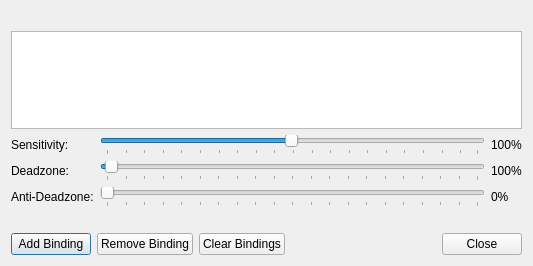
<?xml version="1.0" encoding="UTF-8"?>
<ui version="4.0">
 <class>InputBindingDialog</class>
 <widget class="QDialog" name="InputBindingDialog">
  <property name="windowModality">
   <enum>Qt::WindowModality::WindowModal</enum>
  </property>
  <property name="geometry">
   <rect>
    <x>0</x>
    <y>0</y>
    <width>533</width>
    <height>266</height>
   </rect>
  </property>
  <property name="windowTitle">
   <string>Edit Bindings</string>
  </property>
  <property name="modal">
   <bool>true</bool>
  </property>
  <layout class="QVBoxLayout" name="verticalLayout">
   <item>
    <widget class="QLabel" name="title">
     <property name="buddy">
      <cstring>bindingList</cstring>
     </property>
    </widget>
   </item>
   <item>
    <widget class="QListWidget" name="bindingList"/>
   </item>
   <item>
    <widget class="QWidget" name="sensitivityWidget" native="true">
     <layout class="QGridLayout" name="sensitivityLayout">
      <property name="leftMargin">
       <number>0</number>
      </property>
      <property name="topMargin">
       <number>0</number>
      </property>
      <property name="rightMargin">
       <number>0</number>
      </property>
      <property name="bottomMargin">
       <number>0</number>
      </property>
      <item row="0" column="0">
       <widget class="QLabel" name="sensitivityLabel">
        <property name="text">
         <string>Sensitivity:</string>
        </property>
        <property name="buddy">
         <cstring>sensitivity</cstring>
        </property>
       </widget>
      </item>
      <item row="0" column="1">
       <widget class="QSlider" name="sensitivity">
        <property name="minimum">
         <number>1</number>
        </property>
        <property name="maximum">
         <number>200</number>
        </property>
        <property name="value">
         <number>100</number>
        </property>
        <property name="orientation">
         <enum>Qt::Orientation::Horizontal</enum>
        </property>
        <property name="tickPosition">
         <enum>QSlider::TickPosition::TicksBelow</enum>
        </property>
       </widget>
      </item>
      <item row="0" column="2">
       <widget class="QLabel" name="sensitivityValue">
        <property name="text">
         <string>100%</string>
        </property>
       </widget>
      </item>
      <item row="1" column="0">
       <widget class="QLabel" name="deadzoneLabel">
        <property name="text">
         <string>Deadzone:</string>
        </property>
        <property name="buddy">
         <cstring>deadzone</cstring>
        </property>
       </widget>
      </item>
      <item row="1" column="1">
       <widget class="QSlider" name="deadzone">
        <property name="minimum">
         <number>0</number>
        </property>
        <property name="maximum">
         <number>100</number>
        </property>
        <property name="value">
         <number>1</number>
        </property>
        <property name="orientation">
         <enum>Qt::Orientation::Horizontal</enum>
        </property>
        <property name="tickPosition">
         <enum>QSlider::TickPosition::TicksBelow</enum>
        </property>
        <property name="tickInterval">
         <number>5</number>
        </property>
       </widget>
      </item>
      <item row="1" column="2">
       <widget class="QLabel" name="deadzoneValue">
        <property name="text">
         <string>100%</string>
        </property>
       </widget>
      </item>
      <item row="2" column="0">
       <widget class="QLabel" name="antiDeadzoneLabel">
        <property name="text">
         <string>Anti-Deadzone:</string>
        </property>
        <property name="buddy">
         <cstring>antiDeadzone</cstring>
        </property>
       </widget>
      </item>
      <item row="2" column="1">
       <widget class="QSlider" name="antiDeadzone">
        <property name="minimum">
         <number>0</number>
        </property>
        <property name="maximum">
         <number>100</number>
        </property>
        <property name="value">
         <number>0</number>
        </property>
        <property name="orientation">
         <enum>Qt::Orientation::Horizontal</enum>
        </property>
        <property name="tickPosition">
         <enum>QSlider::TickPosition::TicksBelow</enum>
        </property>
        <property name="tickInterval">
         <number>5</number>
        </property>
       </widget>
      </item>
      <item row="2" column="2">
       <widget class="QLabel" name="antiDeadzoneValue">
        <property name="text">
         <string>0%</string>
        </property>
       </widget>
      </item>
     </layout>
    </widget>
   </item>
   <item>
    <widget class="QLabel" name="status">
     <property name="text">
      <string/>
     </property>
    </widget>
   </item>
   <item>
    <layout class="QHBoxLayout" name="horizontalLayout">
     <item>
      <widget class="QPushButton" name="addBinding">
       <property name="text">
        <string>Add Binding</string>
       </property>
      </widget>
     </item>
     <item>
      <widget class="QPushButton" name="removeBinding">
       <property name="text">
        <string>Remove Binding</string>
       </property>
      </widget>
     </item>
     <item>
      <widget class="QPushButton" name="clearBindings">
       <property name="text">
        <string>Clear Bindings</string>
       </property>
      </widget>
     </item>
     <item>
      <widget class="QDialogButtonBox" name="buttonBox">
       <property name="standardButtons">
        <set>QDialogButtonBox::StandardButton::Close</set>
       </property>
      </widget>
     </item>
    </layout>
   </item>
  </layout>
 </widget>
 <tabstops>
  <tabstop>bindingList</tabstop>
  <tabstop>sensitivity</tabstop>
  <tabstop>deadzone</tabstop>
  <tabstop>addBinding</tabstop>
  <tabstop>removeBinding</tabstop>
  <tabstop>clearBindings</tabstop>
 </tabstops>
 <resources/>
 <connections/>
</ui>
